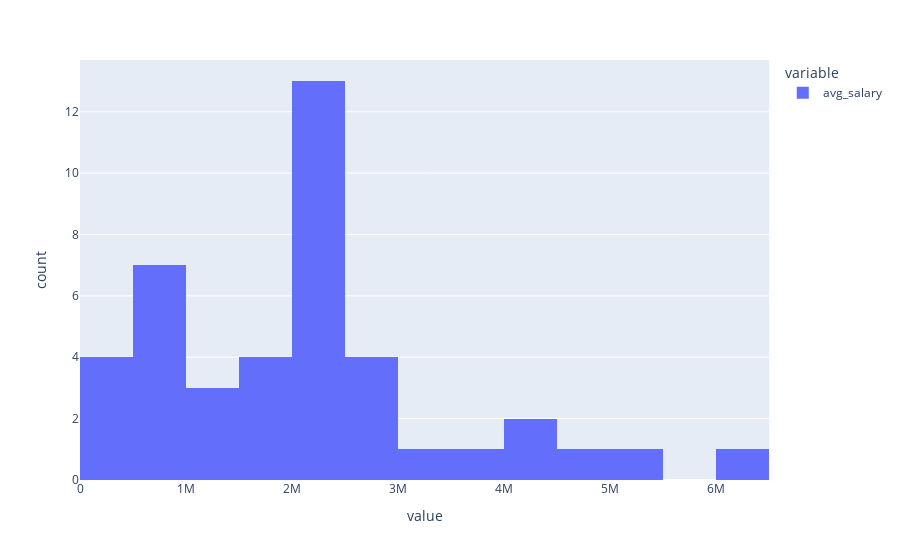

The notebook cell this image was saved under:
### Code cell
px.histogram(data.avg_salary[data.avg_salary < 10000000], nbins=20)

### Figure 1 — Plotly figure (JSON) as saved in the notebook; plotly's stock layout.template omitted (floating-point values rounded to 4 significant figures)
{"data": [{"alignmentgroup": "True", "bingroup": "x", "hovertemplate": "variable=avg_salary<br>value=%{x}<br>count=%{y}<extra></extra>", "legendgroup": "avg_salary", "marker": {"color": "#636efa", "pattern": {"shape": ""}}, "name": "avg_salary", "nbinsx": 20, "offsetgroup": "avg_salary", "orientation": "v", "showlegend": true, "type": "histogram", "x": [1500000, 2000000, 2500000, 1500000, 600000, 3600000, 350000, 1100000, 5250000, 2000000, 2000000, 800000, 2000000, 2750000, 2000000, 2000000, 2000000, 1150000, 400000, 350000, 2500000, 4375000, 900000, 900000, 3000000, 900000, 2500000, 4825000, 2250000, 2250000, 2000000, 600000, 6000000, 2000000, 2000000, 1000000, 2000000, 1600000, 350000, 600000, 4200000, 1500000], "xaxis": "x", "yaxis": "y"}], "layout": {"barmode": "relative", "legend": {"title": {"text": "variable"}, "tracegroupgap": 0}, "margin": {"t": 60}, "xaxis": {"anchor": "y", "domain": [0, 1], "title": {"text": "value"}}, "yaxis": {"anchor": "x", "domain": [0, 1], "title": {"text": "count"}}}}
